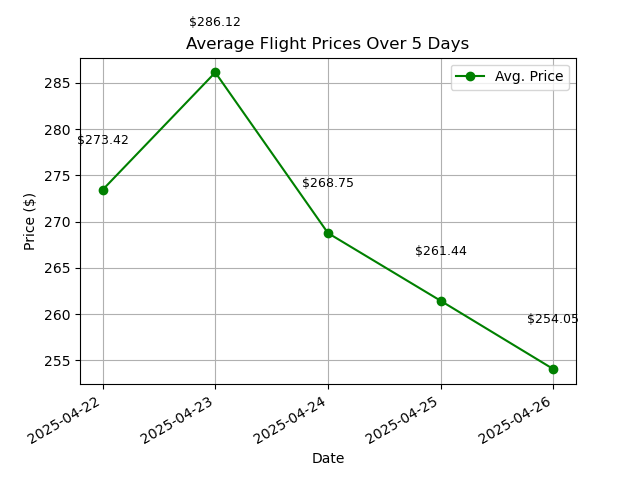

Write Python code to recreate this figure.
import matplotlib.pyplot as plt
import sqlite3
import pandas as pd
import os
from datetime import datetime, timedelta

def visualize_average_flight_prices():
    conn = sqlite3.connect("flights/flight_offers.db")

    # Get date and average price
    query = """
    SELECT date(depart_time) AS flight_date, AVG(price_total) AS avg_price
    FROM offers
    GROUP BY flight_date
    ORDER BY flight_date
    LIMIT 5
    """
    
    df = pd.read_sql_query(query, conn)
    conn.close()

    dates = df['flight_date']
    prices = df['avg_price']

    # Create the line graph
    fig, ax = plt.subplots()
    ax.plot(dates, prices, label="Avg. Price", marker='o', color="green")

    for date, price in zip(dates, prices):
        ax.text(date, price + 5, f"${price:.2f}", ha='center', fontsize=9)
    ax.set_title("Average Flight Prices Over 5 Days")
    ax.set_xlabel("Date")
    ax.set_ylabel("Price ($)")
    ax.grid(True)
    ax.legend()
    fig.autofmt_xdate()
    plt.savefig("flight_prices_visualization.png")
    plt.show()

visualize_average_flight_prices()
